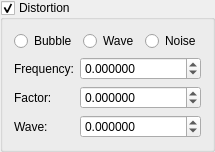
              <widget class="QGroupBox" name="gbDistortion">
               <property name="title">
                <string>Distortion</string>
               </property>
               <property name="checkable">
                <bool>true</bool>
               </property>
               <layout class="QVBoxLayout" name="verticalLayout_7">
                <item>
                 <layout class="QHBoxLayout" name="horizontalLayout_5">
                  <item>
                   <widget class="QRadioButton" name="rbDistortionBubble">
                    <property name="text">
                     <string>Bubble</string>
                    </property>
                   </widget>
                  </item>
                  <item>
                   <widget class="QRadioButton" name="rbDistortionWave">
                    <property name="text">
                     <string>Wave</string>
                    </property>
                   </widget>
                  </item>
                  <item>
                   <widget class="QRadioButton" name="rbDistortionNoise">
                    <property name="text">
                     <string>Noise</string>
                    </property>
                   </widget>
                  </item>
                 </layout>
                </item>
                <item>
                 <layout class="QGridLayout" name="gridLayout_12">
                  <item row="1" column="1">
                   <widget class="QDoubleSpinBox" name="txtDistortionFactor">
                    <property name="decimals">
                     <number>6</number>
                    </property>
                    <property name="minimum">
                     <double>-99999999.999999001622200</double>
                    </property>
                    <property name="maximum">
                     <double>99999999.999999001622200</double>
                    </property>
                    <property name="singleStep">
                     <double>0.100000000000000</double>
                    </property>
                   </widget>
                  </item>
                  <item row="1" column="0">
                   <widget class="QLabel" name="label_49">
                    <property name="text">
                     <string>Factor:</string>
                    </property>
                   </widget>
                  </item>
                  <item row="0" column="1">
                   <widget class="QDoubleSpinBox" name="txtDistortionFrequency">
                    <property name="sizePolicy">
                     <sizepolicy hsizetype="Expanding" vsizetype="Fixed">
                      <horstretch>0</horstretch>
                      <verstretch>0</verstretch>
                     </sizepolicy>
                    </property>
                    <property name="decimals">
                     <number>6</number>
                    </property>
                    <property name="minimum">
                     <double>-99999999.999999001622200</double>
                    </property>
                    <property name="maximum">
                     <double>99999999.999999001622200</double>
                    </property>
                    <property name="singleStep">
                     <double>0.100000000000000</double>
                    </property>
                   </widget>
                  </item>
                  <item row="0" column="0">
                   <widget class="QLabel" name="label_48">
                    <property name="text">
                     <string>Frequency:</string>
                    </property>
                   </widget>
                  </item>
                  <item row="2" column="0">
                   <widget class="QLabel" name="label_50">
                    <property name="text">
                     <string>Wave:</string>
                    </property>
                   </widget>
                  </item>
                  <item row="2" column="1">
                   <widget class="QDoubleSpinBox" name="txtDistortionWave">
                    <property name="decimals">
                     <number>6</number>
                    </property>
                    <property name="minimum">
                     <double>-99999999.999999001622200</double>
                    </property>
                    <property name="maximum">
                     <double>99999999.999999001622200</double>
                    </property>
                    <property name="singleStep">
                     <double>0.100000000000000</double>
                    </property>
                   </widget>
                  </item>
                 </layout>
                </item>
               </layout>
              </widget>
